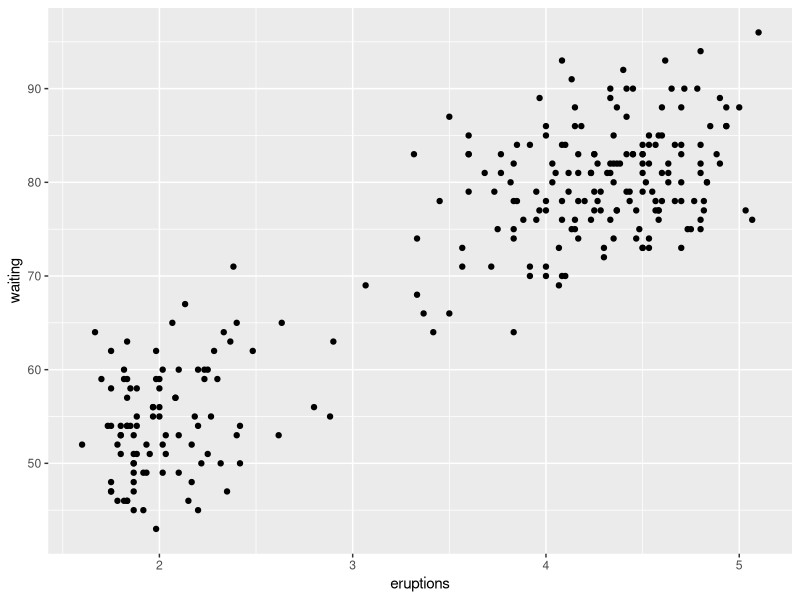
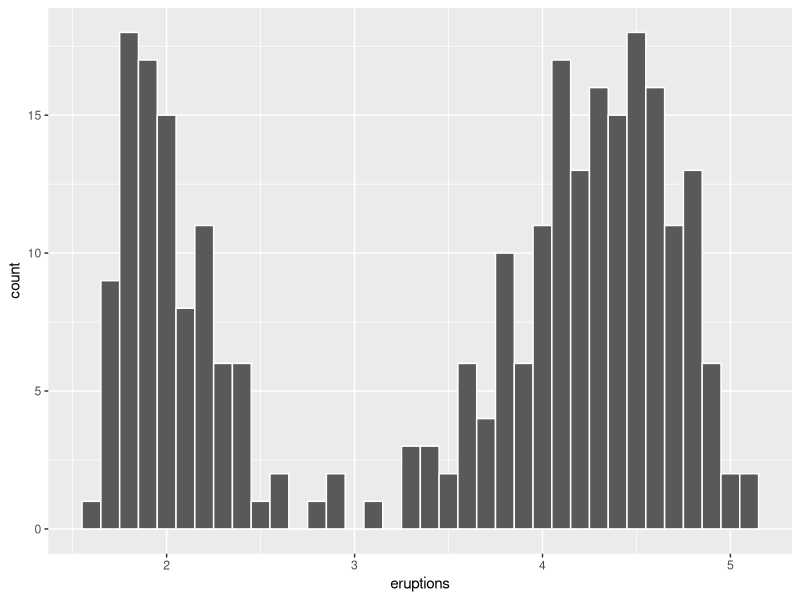

Write R code to recreate these figures, in order.
library(mixtools)
library(tidyverse)

ggplot(faithful,
       aes(x = eruptions, y = waiting)
) + geom_point()

ggplot(faithful,
       aes(x = eruptions)
) + geom_histogram(binwidth = 0.1, 
                   colour = 'white')

eruptions <- pull(faithful, eruptions)
M_faithful <- normalmixEM(eruptions, k = 2)

M_faithful$mu
M_faithful$sigma
M_faithful$lambda
M_faithful$posterior
round(head(M_faithful$posterior), 2)
M_faithful$posterior[seq(1, 272, by = 10),]

data(CO2data)
y <- CO2data$CO2
x <- CO2data$GNP

M_reg <- regmixEM(y, x, k = 2)
M_reg <- regmixEM(y, x, k =2)

M_reg$beta
set.seed(10101)
